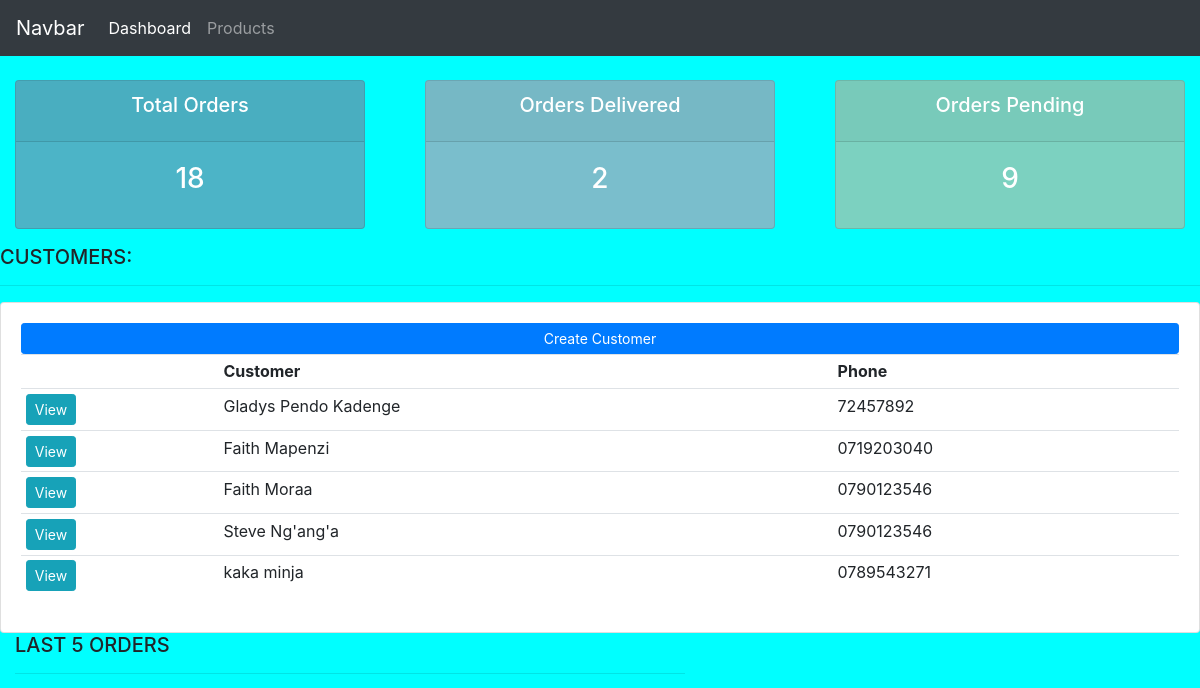
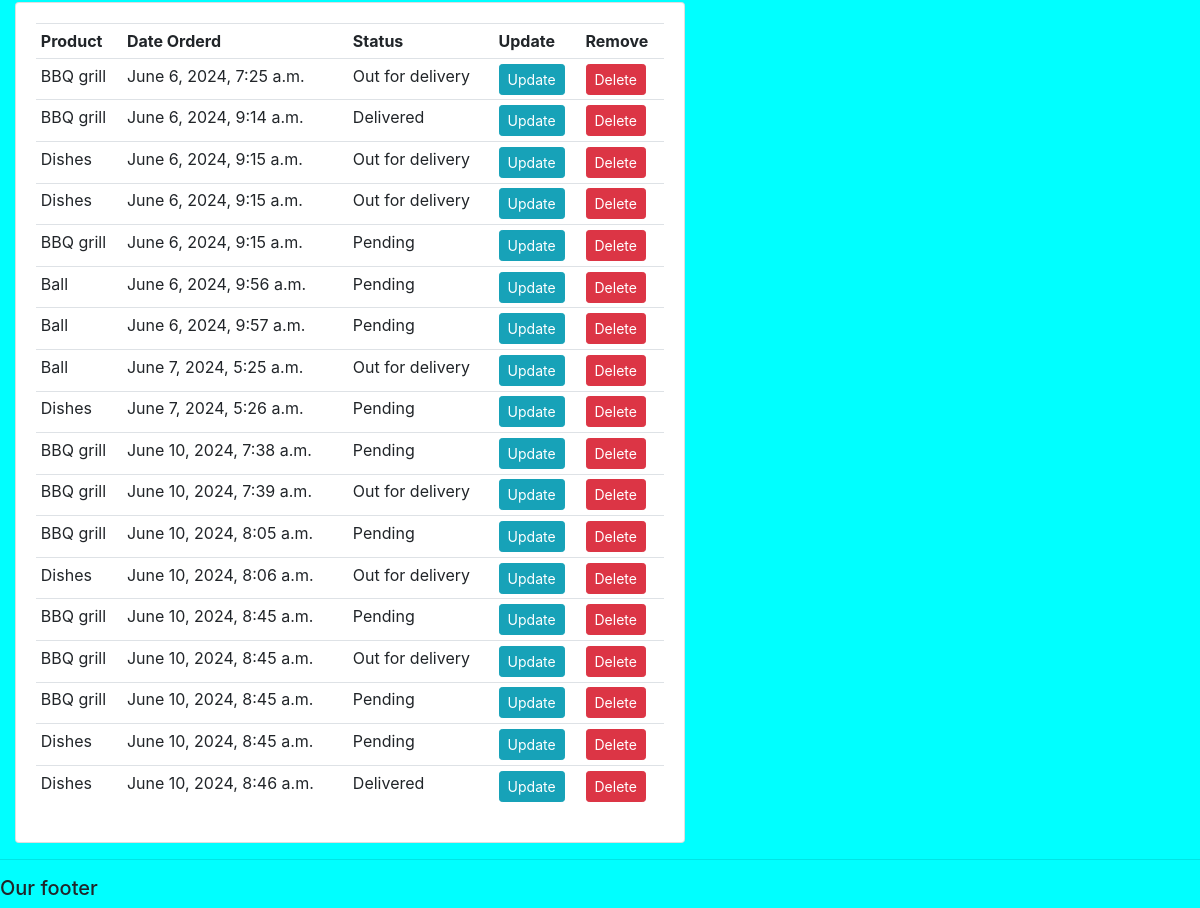
Before: / with the older database file (2 pictures, top to bottom).
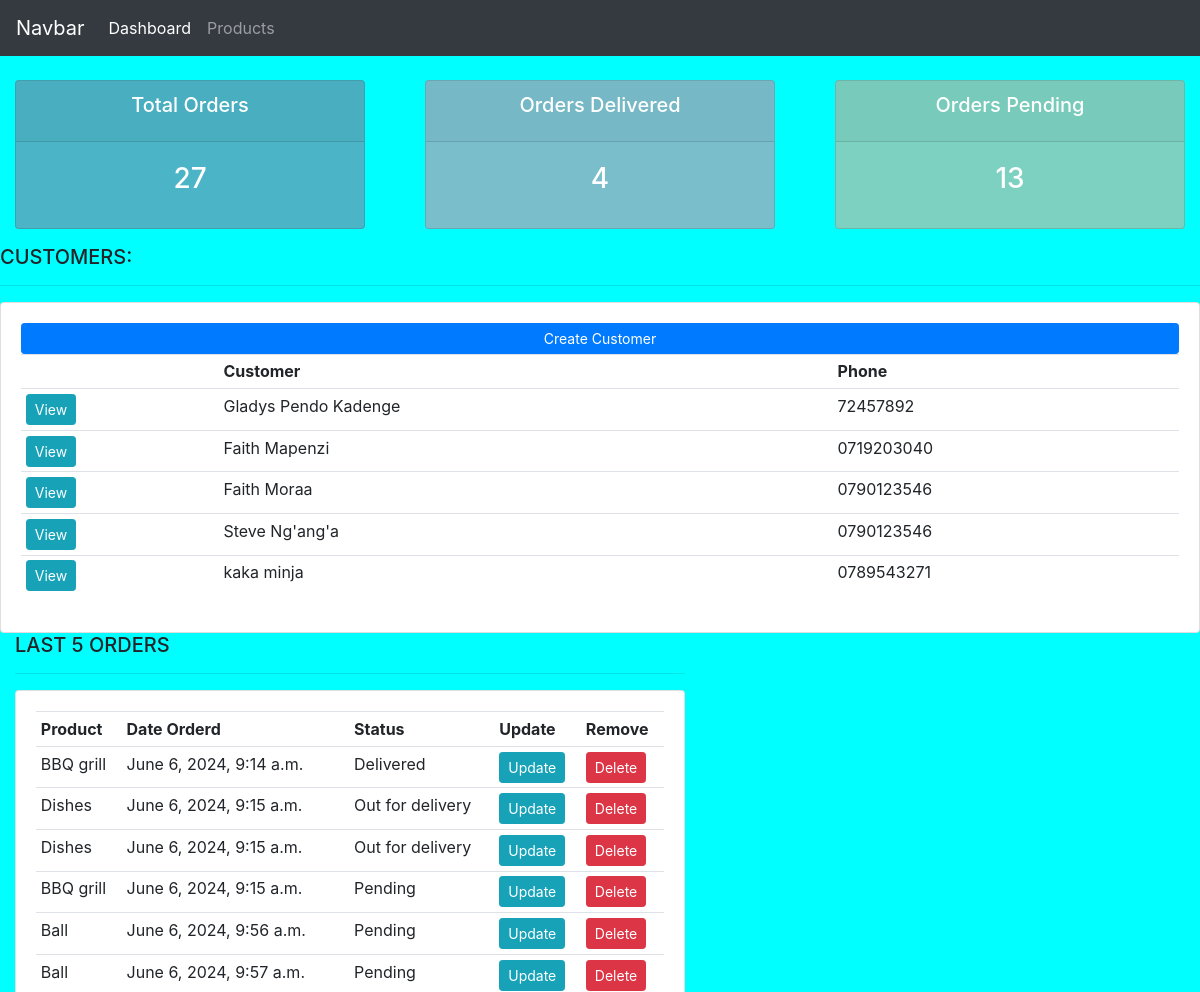
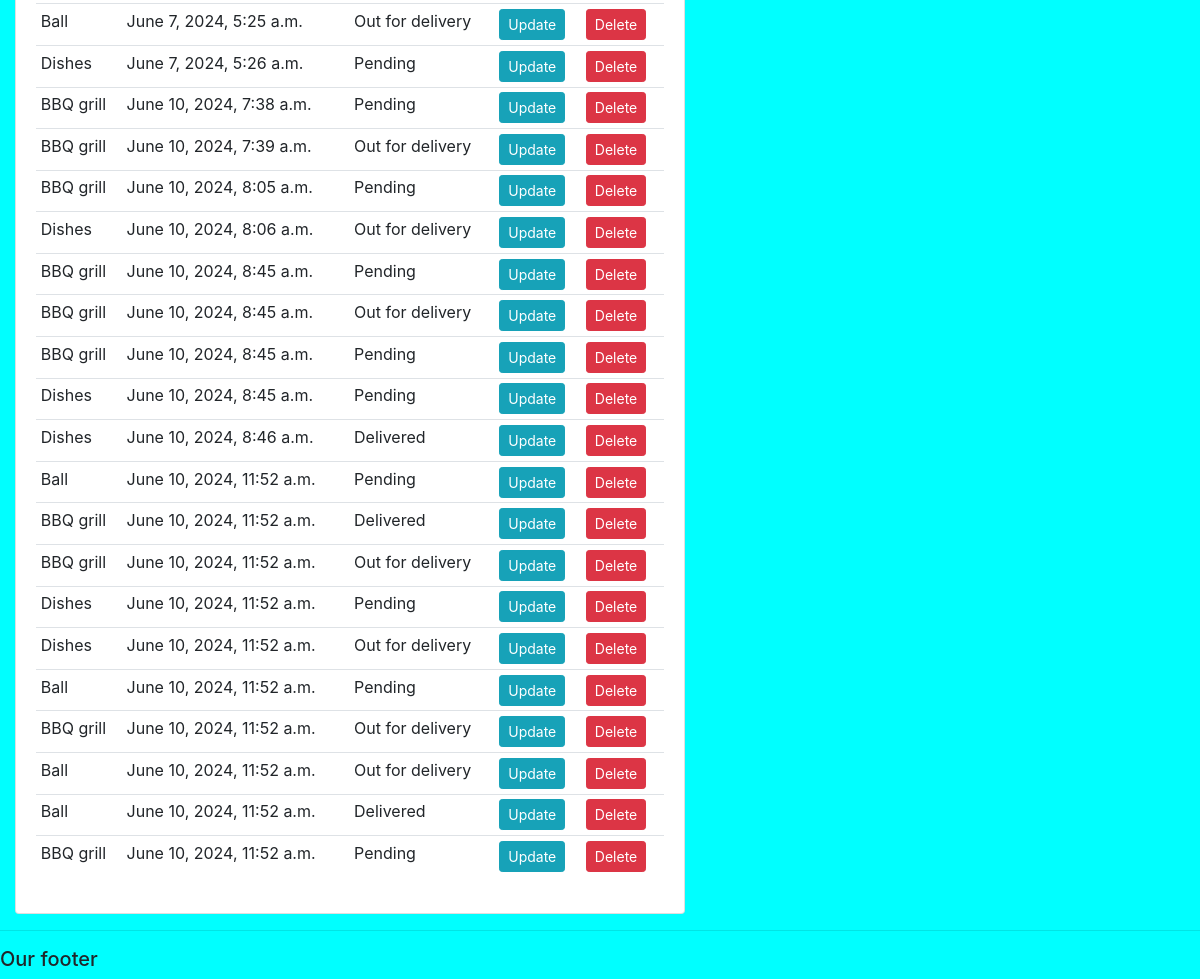
After: the same page with the newer database file (2 pictures, top to bottom).
### accounts/models.py (models this page shows, shortened)
class Customer(models.Model):
	name = models.CharField(max_length=200, null=True)
	phone = models.CharField(max_length=200, null=True)
	email = models.CharField(max_length=200, null=True)
	date_created = models.DateTimeField(auto_now_add=True, null=True)

class Order(models.Model):
	STATUS = (
			('Pending', 'Pending'),
			('Out for delivery', 'Out for delivery'),
			('Delivered', 'Delivered'),
			)
	customer = models.ForeignKey(Customer, null=True, on_delete= models.SET_NULL)
	product = models.ForeignKey(Product, null=True, on_delete= models.SET_NULL)
	date_created = models.DateTimeField(auto_now_add=True, null=True)
	status = models.CharField(max_length=200, null=True, choices=STATUS)
	note = models.CharField(max_length=100, null=True)

class Product(models.Model):
	CATEGORY = (
			('Indoor', 'Indoor'),
			('Out Door', 'Out Door'),
			)
	name = models.CharField(max_length=200, null=True)
	price = models.FloatField(null=True)
	category = models.CharField(max_length=200, null=True, choices=CATEGORY)
	description = models.CharField(max_length=200, null=True, blank=True)
	date_created = models.DateTimeField(auto_now_add=True, null=True)
	tags = models.ManyToManyField(Tag)
	def __str__(self):
		return self.name

### accounts/views.py (the view)
# urls.py: path('', views.home, name = 'home'),
def home(request):
    customers = Customer.objects.all()
    products = Product.objects.all()
    orders = Order.objects.all()
    total_customers = customers.count()
    total_orders = orders.count()
    delivered = orders.filter(status = 'Delivered').count()
    pending = orders.filter(status='Pending').count()
    context = {'customers': customers, 'products': products, 'orders': orders, 'total_customers':total_customers, 'total_orders':total_orders, 'delivered':delivered, 'pending':pending}
    return render(request, 'accounts/dashboard.html',context)

### accounts/templates/accounts/dashboard.html (shortened to what this page needs)
{% extends 'accounts/main.html' %}
{% block content %}
{%  include 'accounts/status.html' %}
<h5>CUSTOMERS:</h5>
<hr>
<div class="card card-body">
    <a class="btn btn-primary  btn-sm btn-block" href="{% url 'createcustomer' %}">Create Customer</a>
    <table class="table table-sm">
        <tr>
            <th>    </th>
            <th>Customer</th>
            <th>Phone</th>
        </tr>
        {% for customer in customers %}
					<tr>
						<td><a class="btn btn-sm btn-info" href="{% url 'customer' customer.id %}">View</a></td>
						<td>{{customer.name}}</td>
						<td>{{customer.phone}}</td>
					</tr>
				{% endfor %}
    </table>
</div>
<div class="col-md-7">
<h5>LAST 5 ORDERS</h5>
<hr>
<div class="card card-body">
    <table class="table table-sm">
        <tr>
            <th>Product</th>
            <th>Date Orderd</th>
            <th>Status</th>
            <th>Update</th>
            <th>Remove</th>
        </tr>
        {% for order in orders %}
					<tr>
						<td>{{order.product}}</td>
						<td>{{order.date_created}}</td>
						<td>{{order.status}}</td>
						<td><a class="btn btn-sm btn-info" href="{% url 'update_order' order.id %}">Update</a></td>
						<td><a class="btn btn-sm btn-danger" href="{% url 'delete_order' order.id %}">Delete</a></td>
					</tr>
				{% endfor %}
    </table>
</div>
</div>
{% endblock %}

Changed rows visible on the page:
removed Order: product "BBQ grill", date_created "June 6, 2024, 7:25 a.m.", status "Out for delivery"
added Order: product "Ball", date_created "June 10, 2024, 11:52 a.m.", status "Pending"
added Order: product "BBQ grill", date_created "June 10, 2024, 11:52 a.m.", status "Delivered"
added Order: product "BBQ grill", date_created "June 10, 2024, 11:52 a.m.", status "Out for delivery"
added Order: product "Dishes", date_created "June 10, 2024, 11:52 a.m.", status "Pending"
added Order: product "Dishes", date_created "June 10, 2024, 11:52 a.m.", status "Out for delivery"
added Order: product "Ball", date_created "June 10, 2024, 11:52 a.m.", status "Pending"
added Order: product "BBQ grill", date_created "June 10, 2024, 11:52 a.m.", status "Out for delivery"
added Order: product "Ball", date_created "June 10, 2024, 11:52 a.m.", status "Out for delivery"
added Order: product "Ball", date_created "June 10, 2024, 11:52 a.m.", status "Delivered"
added Order: product "BBQ grill", date_created "June 10, 2024, 11:52 a.m.", status "Pending"
Other visible differences:
{{ total_orders }}: "18" → "27"
{{ delivered }}: "2" → "4"
{{ pending }}: "9" → "13"
